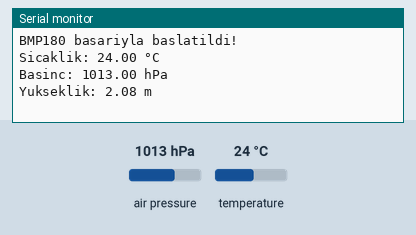
This sketch was run on a simulated Arduino Uno, built with avr-gcc and run on an emulated ATmega328P. Parts: the last lines printed to the serial monitor. Wiring (inferred from the names in the program): BMP180 pressure sensor at I2C address 0x77. The test bench sets the inputs (shaded band); at power-on: air pressure 1013 hPa, temperature 24 °C.

Above: at 2.2 s.
2.3 s: air pressure set to 952 hPa
At 3.6 s:
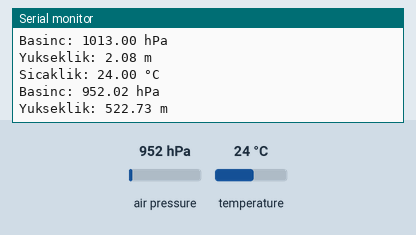
3.8 s: temperature set to 12 °C
At 5.2 s:
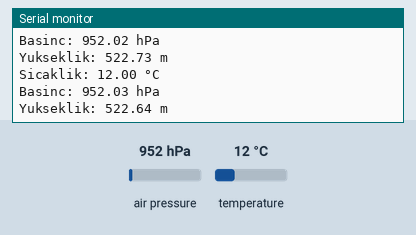
5.3 s: air pressure set to 975 hPa
At 7.5 s:
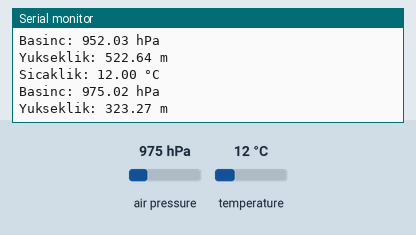
Timing chart, 0 to 9.0 s (numbered marks = the images above; inputs shaded):
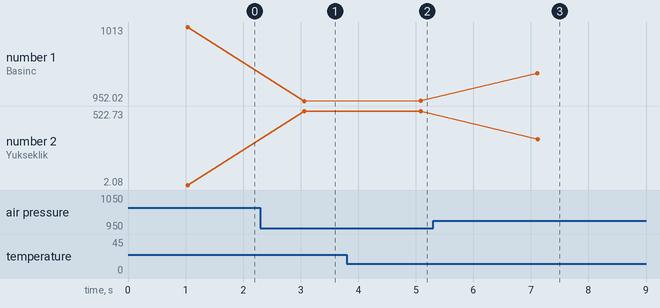

The sketch:

Deneyap_Bmp180.ino
```cpp
#include <Deneyap_Bmp180.h>

Deneyap_Bmp180 bmp;

void setup() {
    Serial.begin(115200);
    delay(1000); // Başlangıç bekleme süresi

    if (!bmp.begin()) { // Varsayılan adres 0x77
        Serial.println("BMP180 bulunamadi! Baglantilari ve I2C adresini kontrol edin.");
        while (1);
    }
    Serial.println("BMP180 basariyla baslatildi!");
}

void loop() {
    float sicaklik = bmp.readTemperature();
    float basinc = bmp.readPressure() / 100.0; // hPa'ya çevirme
    float yukseklik = bmp.readAltitude();

    Serial.print("Sicaklik: ");
    Serial.print(sicaklik);
    Serial.println(" °C");

    Serial.print("Basinc: ");
    Serial.print(basinc);
    Serial.println(" hPa");

    Serial.print("Yukseklik: ");
    Serial.print(yukseklik);
    Serial.println(" m");

    delay(2000); // 2 saniye bekle
}
```

Deneyap_Bmp180.h
```cpp
#ifndef DENEYAP_BMP180_H
#define DENEYAP_BMP180_H

#include <Arduino.h>
#include <Wire.h>

class Deneyap_Bmp180 {
public:
    Deneyap_Bmp180();
    bool begin(uint8_t address = 0x77); // Varsayılan adres 0x77

    float readTemperature();    // Sıcaklık (Celsius)
    float readPressure();       // Basınç (Pa)
    float readAltitude(float seaLevelhPa = 1013.25); // Yükseklik (metre)

private:
    uint8_t _address;
    int16_t ac1, ac2, ac3, b1, b2, mb, mc, md;
    uint16_t ac4, ac5, ac6;
    int32_t b5;

    int16_t readRawTemperature();
    int32_t readRawPressure();
    void readCalibrationData();
    uint16_t read16(uint8_t reg);
    uint8_t read8(uint8_t reg);
};

#endif
```

Measured:
- after the input at 2.3 s, the serial monitor: prints a new line after 0.76 s (image 1)
- after the input at 3.8 s, the serial monitor: prints a new line after 1.3 s (image 2)
- after the input at 5.3 s, the serial monitor: prints a new line after 1.8 s (image 3)
- plotted number 1: 1013 → 952.02 after the input at 2.3 s, 952.02 → 952.03 after the input at 3.8 s, 952.03 → 975.02 after the input at 5.3 s
- plotted number 2: 2.08 → 522.73 after the input at 2.3 s, 522.73 → 522.64 after the input at 3.8 s, 522.64 → 323.27 after the input at 5.3 s
